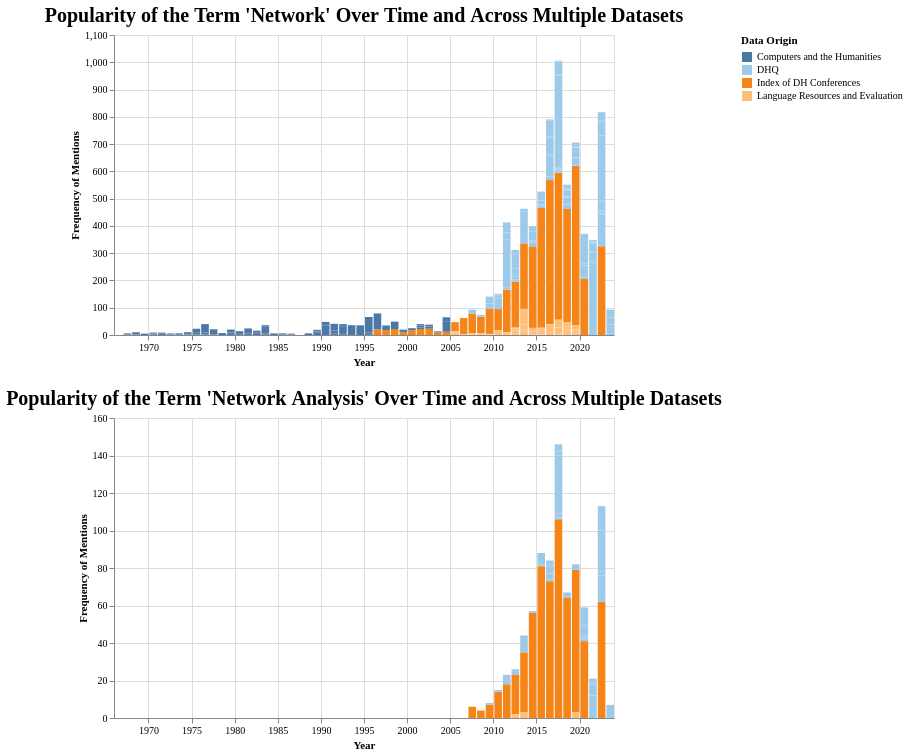

Specify this chart in Vega-Lite:
### Vega-Lite specification from a JSON file in a GitHub repository (floating-point values rounded to 4 significant figures; data arrays with more than 128 entries replaced by an {"elided": "..."} marker saying what was removed)
{"config": {"view": {"continuousWidth": 300, "continuousHeight": 300}, "axis": {"labelFont": "Garamond", "titleFont": "Garamond"}, "legend": {"labelFont": "Garamond", "titleFont": "Garamond"}, "title": {"anchor": "middle", "font": "Garamond", "fontSize": 20}}, "vconcat": [{"data": {"name": "data-0369d09024bba890f8b5cd8f95aa2859"}, "mark": {"type": "bar"}, "encoding": {"color": {"field": "data_origin", "legend": {"labelLimit": 0, "symbolLimit": 0, "title": "Data Origin"}, "scale": {"scheme": "tableau20"}, "sort": {"field": "counts", "op": "sum", "order": "descending"}, "type": "nominal"}, "opacity": {"condition": {"param": "param_5", "value": 1}, "value": 0.2}, "tooltip": [{"field": "data_origin", "title": "Data Origin", "type": "nominal"}, {"field": "Raw Frequency of Mentions", "type": "quantitative"}, {"field": "date", "format": "%Y", "title": "Date", "type": "temporal"}, {"field": "Frequency of Mentions Scaled by Total Tokens", "type": "quantitative"}, {"field": "total_tokens", "title": "Total Tokens", "type": "quantitative"}], "x": {"axis": {"title": "Year"}, "field": "date", "timeUnit": "year", "type": "temporal"}, "y": {"axis": {"title": "Frequency of Mentions"}, "field": "y", "type": "quantitative"}}, "name": "view_3", "title": "Popularity of the Term 'Network' Over Time and Across Multiple Datasets", "transform": [{"calculate": "datum[param_4]", "as": "y"}], "width": 500}, {"data": {"name": "data-d0812f413f6130d1a9c6620a405cc9fc"}, "mark": {"type": "bar"}, "encoding": {"color": {"field": "data_origin", "legend": {"labelLimit": 0, "symbolLimit": 0, "title": "Data Origin"}, "scale": {"scheme": "tableau20"}, "sort": {"field": "counts", "op": "sum", "order": "descending"}, "type": "nominal"}, "opacity": {"condition": {"param": "param_6", "value": 1}, "value": 0.2}, "tooltip": [{"field": "data_origin", "title": "Data Origin", "type": "nominal"}, {"field": "Raw Frequency of Mentions", "type": "quantitative"}, {"field": "date", "format": "%Y", "title": "Date", "type": "temporal"}, {"field": "Frequency of Mentions Scaled by Total Tokens", "type": "quantitative"}, {"field": "total_tokens", "title": "Total Tokens", "type": "quantitative"}], "x": {"axis": {"title": "Year"}, "field": "date", "timeUnit": "year", "type": "temporal"}, "y": {"axis": {"title": "Frequency of Mentions"}, "field": "y", "type": "quantitative"}}, "name": "view_4", "title": "Popularity of the Term 'Network Analysis' Over Time and Across Multiple Datasets", "transform": [{"calculate": "datum[param_4]", "as": "y"}], "width": 500}], "params": [{"name": "param_4", "bind": {"input": "select", "options": ["Raw Frequency of Mentions", "Frequency of Mentions Scaled by Total Tokens"], "name": "Select Counting Method on Y Axis"}, "value": "Raw Frequency of Mentions"}, {"name": "param_5", "select": {"type": "point", "fields": ["data_origin"]}, "bind": "legend", "views": ["view_3"]}, {"name": "param_6", "select": {"type": "point", "fields": ["data_origin"]}, "bind": "legend", "views": ["view_4"]}], "$schema": "https://vega.github.io/schema/vega-lite/v5.15.1.json", "datasets": {"data-0369d09024bba890f8b5cd8f95aa2859": {"elided": "411 records"}, "data-d0812f413f6130d1a9c6620a405cc9fc": {"elided": "411 records"}}}
